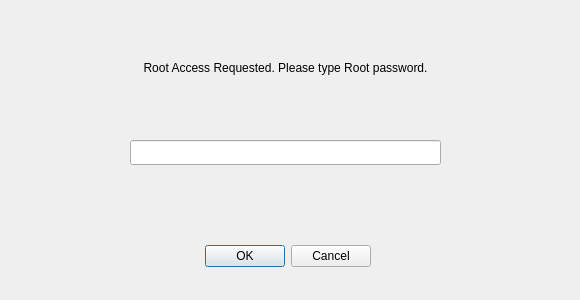
<?xml version="1.0" encoding="UTF-8"?>
<ui version="4.0">
 <class>LoginDialog</class>
 <widget class="QDialog" name="LoginDialog">
  <property name="geometry">
   <rect>
    <x>0</x>
    <y>0</y>
    <width>580</width>
    <height>300</height>
   </rect>
  </property>
  <property name="windowTitle">
   <string>Dialog</string>
  </property>
  <widget class="QDialogButtonBox" name="buttons">
   <property name="geometry">
    <rect>
     <x>30</x>
     <y>240</y>
     <width>341</width>
     <height>32</height>
    </rect>
   </property>
   <property name="orientation">
    <enum>Qt::Horizontal</enum>
   </property>
   <property name="standardButtons">
    <set>QDialogButtonBox::Cancel|QDialogButtonBox::Ok</set>
   </property>
  </widget>
  <widget class="QLabel" name="label">
   <property name="geometry">
    <rect>
     <x>80</x>
     <y>60</y>
     <width>411</width>
     <height>16</height>
    </rect>
   </property>
   <property name="text">
    <string>Root Access Requested. Please type Root password.</string>
   </property>
   <property name="alignment">
    <set>Qt::AlignCenter</set>
   </property>
  </widget>
  <widget class="QLineEdit" name="lineEdit">
   <property name="geometry">
    <rect>
     <x>130</x>
     <y>140</y>
     <width>311</width>
     <height>25</height>
    </rect>
   </property>
   <property name="echoMode">
    <enum>QLineEdit::Password</enum>
   </property>
  </widget>
 </widget>
 <resources/>
 <connections>
  <connection>
   <sender>buttons</sender>
   <signal>accepted()</signal>
   <receiver>LoginDialog</receiver>
   <slot>accept()</slot>
   <hints>
    <hint type="sourcelabel">
     <x>248</x>
     <y>254</y>
    </hint>
    <hint type="destinationlabel">
     <x>157</x>
     <y>274</y>
    </hint>
   </hints>
  </connection>
  <connection>
   <sender>buttons</sender>
   <signal>rejected()</signal>
   <receiver>LoginDialog</receiver>
   <slot>reject()</slot>
   <hints>
    <hint type="sourcelabel">
     <x>316</x>
     <y>260</y>
    </hint>
    <hint type="destinationlabel">
     <x>286</x>
     <y>274</y>
    </hint>
   </hints>
  </connection>
 </connections>
</ui>
